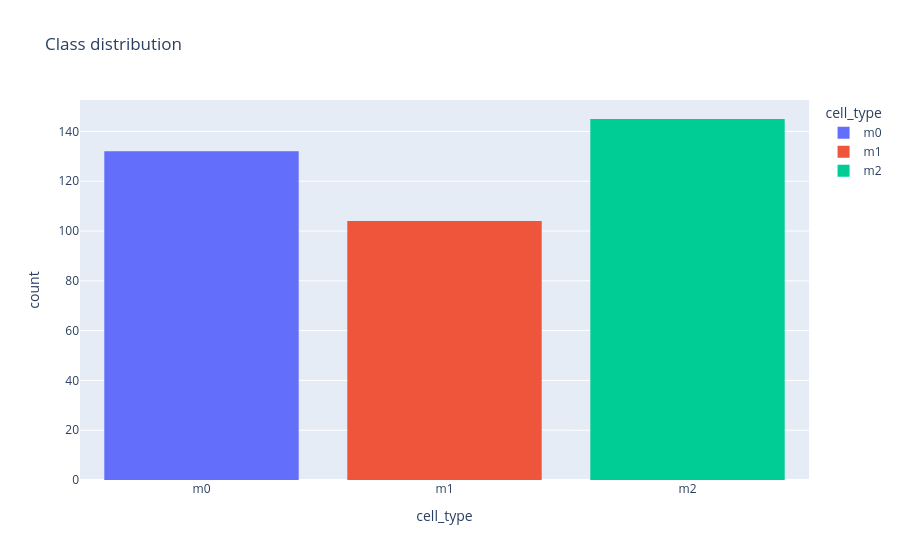

Source (notebook cell):
### Markdown cell above
no na, nice

### Code cell
fig = px.histogram(data, x="cell_type", color="cell_type", title="Class distribution")
fig.show()

### Figure 1 — Plotly figure (JSON) as saved in the notebook; plotly's stock layout.template omitted (floating-point values rounded to 4 significant figures; data arrays with more than 128 entries replaced by an {"elided": "..."} marker saying what was removed)
{"data": [{"bingroup": "x", "hovertemplate": "cell_type=%{x}<br>count=%{y}<extra></extra>", "legendgroup": "m0", "marker": {"color": "#636efa", "pattern": {"shape": ""}}, "name": "m0", "orientation": "v", "showlegend": true, "type": "histogram", "x": {"elided": "132 str values"}, "xaxis": "x", "yaxis": "y"}, {"bingroup": "x", "hovertemplate": "cell_type=%{x}<br>count=%{y}<extra></extra>", "legendgroup": "m1", "marker": {"color": "#EF553B", "pattern": {"shape": ""}}, "name": "m1", "orientation": "v", "showlegend": true, "type": "histogram", "x": ["m1", "m1", "m1", "m1", "m1", "m1", "m1", "m1", "m1", "m1", "m1", "m1", "m1", "m1", "m1", "m1", "m1", "m1", "m1", "m1", "m1", "m1", "m1", "m1", "m1", "m1", "m1", "m1", "m1", "m1", "m1", "m1", "m1", "m1", "m1", "m1", "m1", "m1", "m1", "m1", "m1", "m1", "m1", "m1", "m1", "m1", "m1", "m1", "m1", "m1", "m1", "m1", "m1", "m1", "m1", "m1", "m1", "m1", "m1", "m1", "m1", "m1", "m1", "m1", "m1", "m1", "m1", "m1", "m1", "m1", "m1", "m1", "m1", "m1", "m1", "m1", "m1", "m1", "m1", "m1", "m1", "m1", "m1", "m1", "m1", "m1", "m1", "m1", "m1", "m1", "m1", "m1", "m1", "m1", "m1", "m1", "m1", "m1", "m1", "m1", "m1", "m1", "m1", "m1"], "xaxis": "x", "yaxis": "y"}, {"bingroup": "x", "hovertemplate": "cell_type=%{x}<br>count=%{y}<extra></extra>", "legendgroup": "m2", "marker": {"color": "#00cc96", "pattern": {"shape": ""}}, "name": "m2", "orientation": "v", "showlegend": true, "type": "histogram", "x": {"elided": "145 str values"}, "xaxis": "x", "yaxis": "y"}], "layout": {"barmode": "relative", "legend": {"title": {"text": "cell_type"}, "tracegroupgap": 0}, "title": {"text": "Class distribution"}, "xaxis": {"anchor": "y", "categoryarray": ["m0", "m1", "m2"], "categoryorder": "array", "domain": [0, 1], "title": {"text": "cell_type"}}, "yaxis": {"anchor": "x", "domain": [0, 1], "title": {"text": "count"}}}}
